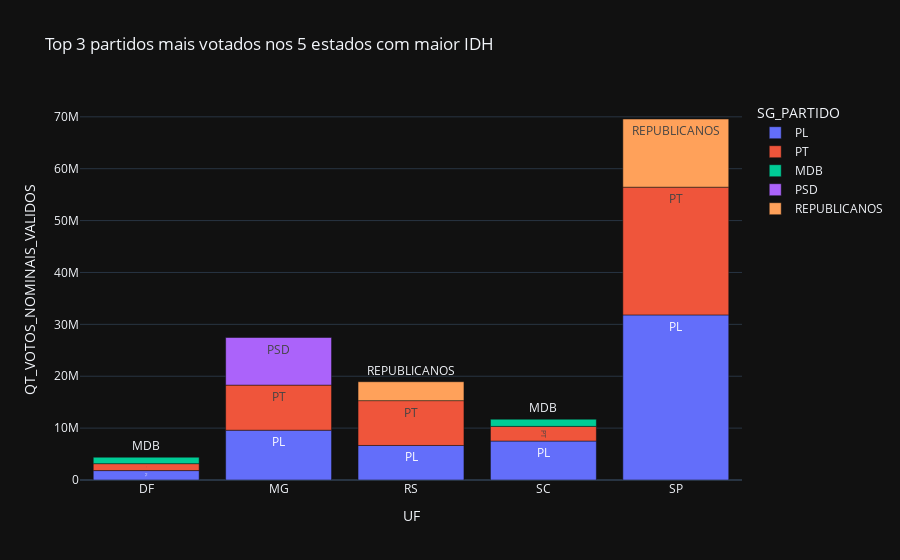
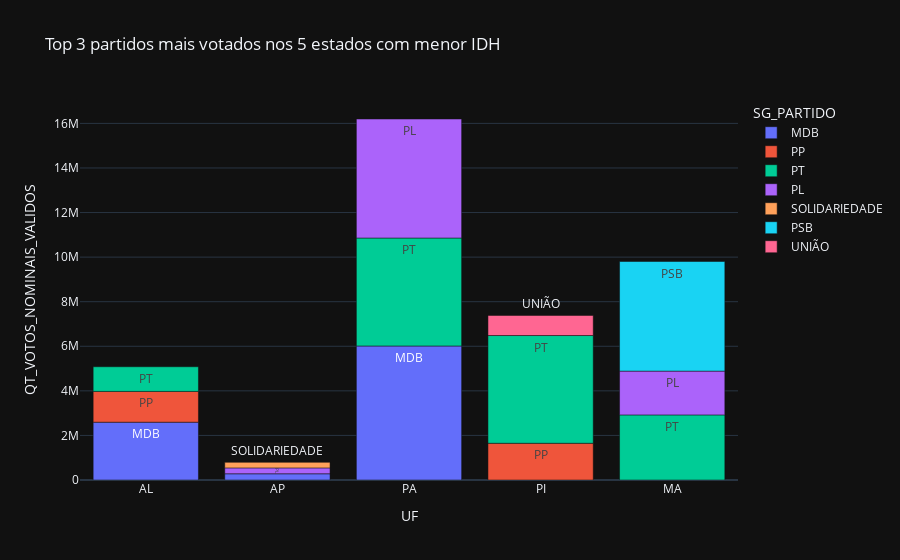

The notebook cell saved with these charts, in order:
### Code cell
fig1 = px.bar(
    top3_mais_idh,
    x='UF',
    y='QT_VOTOS_NOMINAIS_VALIDOS',
    color='SG_PARTIDO',
    title='Top 3 partidos mais votados nos 5 estados com maior IDH',
    text='SG_PARTIDO'
)
fig1.show()

fig2 = px.bar(
    top3_menos_idh,
    x='UF',
    y='QT_VOTOS_NOMINAIS_VALIDOS',
    color='SG_PARTIDO',
    title='Top 3 partidos mais votados nos 5 estados com menor IDH',
    text='SG_PARTIDO'
)
fig2.show()

### Figure 1 — Plotly figure (JSON) as saved in the notebook; plotly's stock layout.template omitted (floating-point values rounded to 4 significant figures)
{"data": [{"hovertemplate": "SG_PARTIDO=%{text}<br>UF=%{x}<br>QT_VOTOS_NOMINAIS_VALIDOS=%{y}<extra></extra>", "legendgroup": "PL", "marker": {"color": "#636efa", "pattern": {"shape": ""}}, "name": "PL", "orientation": "v", "showlegend": true, "text": ["PL", "PL", "PL", "PL", "PL"], "textposition": "auto", "x": ["DF", "MG", "RS", "SC", "SP"], "xaxis": "x", "y": [1814369, 9600919, 6656770, 7506540, 31819309], "yaxis": "y", "type": "bar"}, {"hovertemplate": "SG_PARTIDO=%{text}<br>UF=%{x}<br>QT_VOTOS_NOMINAIS_VALIDOS=%{y}<extra></extra>", "legendgroup": "PT", "marker": {"color": "#EF553B", "pattern": {"shape": ""}}, "name": "PT", "orientation": "v", "showlegend": true, "text": ["PT", "PT", "PT", "PT", "PT"], "textposition": "auto", "x": ["DF", "MG", "RS", "SC", "SP"], "xaxis": "x", "y": [1337054, 8686202, 8640994, 2828406, 24619828], "yaxis": "y", "type": "bar"}, {"hovertemplate": "SG_PARTIDO=%{text}<br>UF=%{x}<br>QT_VOTOS_NOMINAIS_VALIDOS=%{y}<extra></extra>", "legendgroup": "MDB", "marker": {"color": "#00cc96", "pattern": {"shape": ""}}, "name": "MDB", "orientation": "v", "showlegend": true, "text": ["MDB", "MDB"], "textposition": "auto", "x": ["DF", "SC"], "xaxis": "x", "y": [1245513, 1386740], "yaxis": "y", "type": "bar"}, {"hovertemplate": "SG_PARTIDO=%{text}<br>UF=%{x}<br>QT_VOTOS_NOMINAIS_VALIDOS=%{y}<extra></extra>", "legendgroup": "PSD", "marker": {"color": "#ab63fa", "pattern": {"shape": ""}}, "name": "PSD", "orientation": "v", "showlegend": true, "text": ["PSD"], "textposition": "auto", "x": ["MG"], "xaxis": "x", "y": [9178440], "yaxis": "y", "type": "bar"}, {"hovertemplate": "SG_PARTIDO=%{text}<br>UF=%{x}<br>QT_VOTOS_NOMINAIS_VALIDOS=%{y}<extra></extra>", "legendgroup": "REPUBLICANOS", "marker": {"color": "#FFA15A", "pattern": {"shape": ""}}, "name": "REPUBLICANOS", "orientation": "v", "showlegend": true, "text": ["REPUBLICANOS", "REPUBLICANOS"], "textposition": "auto", "x": ["RS", "SP"], "xaxis": "x", "y": [3647669, 13141072], "yaxis": "y", "type": "bar"}], "layout": {"xaxis": {"anchor": "y", "domain": [0.0, 1.0], "title": {"text": "UF"}}, "yaxis": {"anchor": "x", "domain": [0.0, 1.0], "title": {"text": "QT_VOTOS_NOMINAIS_VALIDOS"}}, "legend": {"title": {"text": "SG_PARTIDO"}, "tracegroupgap": 0}, "title": {"text": "Top 3 partidos mais votados nos 5 estados com maior IDH"}, "barmode": "relative"}}

### Figure 2 — Plotly figure (JSON) as saved in the notebook; plotly's stock layout.template omitted (floating-point values rounded to 4 significant figures)
{"data": [{"hovertemplate": "SG_PARTIDO=%{text}<br>UF=%{x}<br>QT_VOTOS_NOMINAIS_VALIDOS=%{y}<extra></extra>", "legendgroup": "MDB", "marker": {"color": "#636efa", "pattern": {"shape": ""}}, "name": "MDB", "orientation": "v", "showlegend": true, "text": ["MDB", "MDB", "MDB"], "textposition": "auto", "x": ["AL", "AP", "PA"], "xaxis": "x", "y": [2594429, 279528, 6013151], "yaxis": "y", "type": "bar"}, {"hovertemplate": "SG_PARTIDO=%{text}<br>UF=%{x}<br>QT_VOTOS_NOMINAIS_VALIDOS=%{y}<extra></extra>", "legendgroup": "PP", "marker": {"color": "#EF553B", "pattern": {"shape": ""}}, "name": "PP", "orientation": "v", "showlegend": true, "text": ["PP", "PP"], "textposition": "auto", "x": ["AL", "PI"], "xaxis": "x", "y": [1379934, 1648243], "yaxis": "y", "type": "bar"}, {"hovertemplate": "SG_PARTIDO=%{text}<br>UF=%{x}<br>QT_VOTOS_NOMINAIS_VALIDOS=%{y}<extra></extra>", "legendgroup": "PT", "marker": {"color": "#00cc96", "pattern": {"shape": ""}}, "name": "PT", "orientation": "v", "showlegend": true, "text": ["PT", "PT", "PT", "PT"], "textposition": "auto", "x": ["AL", "MA", "PA", "PI"], "xaxis": "x", "y": [1106915, 2920997, 4845707, 4834190], "yaxis": "y", "type": "bar"}, {"hovertemplate": "SG_PARTIDO=%{text}<br>UF=%{x}<br>QT_VOTOS_NOMINAIS_VALIDOS=%{y}<extra></extra>", "legendgroup": "PL", "marker": {"color": "#ab63fa", "pattern": {"shape": ""}}, "name": "PL", "orientation": "v", "showlegend": true, "text": ["PL", "PL", "PL"], "textposition": "auto", "x": ["AP", "MA", "PA"], "xaxis": "x", "y": [264411, 1964381, 5338727], "yaxis": "y", "type": "bar"}, {"hovertemplate": "SG_PARTIDO=%{text}<br>UF=%{x}<br>QT_VOTOS_NOMINAIS_VALIDOS=%{y}<extra></extra>", "legendgroup": "SOLIDARIEDADE", "marker": {"color": "#FFA15A", "pattern": {"shape": ""}}, "name": "SOLIDARIEDADE", "orientation": "v", "showlegend": true, "text": ["SOLIDARIEDADE"], "textposition": "auto", "x": ["AP"], "xaxis": "x", "y": [248769], "yaxis": "y", "type": "bar"}, {"hovertemplate": "SG_PARTIDO=%{text}<br>UF=%{x}<br>QT_VOTOS_NOMINAIS_VALIDOS=%{y}<extra></extra>", "legendgroup": "PSB", "marker": {"color": "#19d3f3", "pattern": {"shape": ""}}, "name": "PSB", "orientation": "v", "showlegend": true, "text": ["PSB"], "textposition": "auto", "x": ["MA"], "xaxis": "x", "y": [4917930], "yaxis": "y", "type": "bar"}, {"hovertemplate": "SG_PARTIDO=%{text}<br>UF=%{x}<br>QT_VOTOS_NOMINAIS_VALIDOS=%{y}<extra></extra>", "legendgroup": "UNIÃO", "marker": {"color": "#FF6692", "pattern": {"shape": ""}}, "name": "UNIÃO", "orientation": "v", "showlegend": true, "text": ["UNIÃO"], "textposition": "auto", "x": ["PI"], "xaxis": "x", "y": [900595], "yaxis": "y", "type": "bar"}], "layout": {"xaxis": {"anchor": "y", "domain": [0.0, 1.0], "title": {"text": "UF"}}, "yaxis": {"anchor": "x", "domain": [0.0, 1.0], "title": {"text": "QT_VOTOS_NOMINAIS_VALIDOS"}}, "legend": {"title": {"text": "SG_PARTIDO"}, "tracegroupgap": 0}, "title": {"text": "Top 3 partidos mais votados nos 5 estados com menor IDH"}, "barmode": "relative"}}
